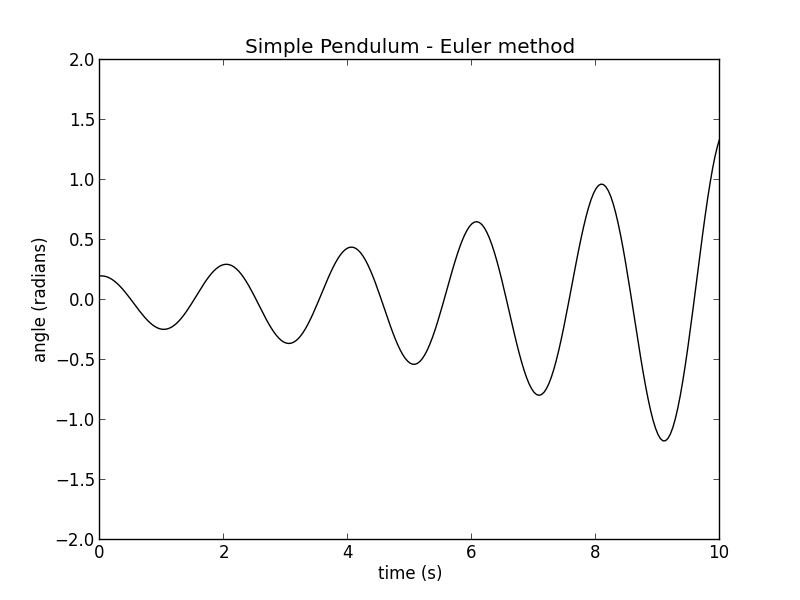

This figure's Python source:
# -*- coding: utf-8 -*-
"""
Created on Tue Jan 19 15:57:07 2016
Simple Pendulum - Euler method
@author: nightwing
"""

from math import pi
import matplotlib.pyplot as plt

g = 9.8               #gravity acceleration (m/s2)
length = 1            #length of the string (m)
k = g / length        #g/length 
t = 0                 #initial time (s)
dt = 0.04             #time step (s)
t_end = 10            #end time (s)
theta = 11.5          #initial angle (degrees)
theta *= (pi/180)     #initial angle (radians)
angular_vel = 0       #initial angular velocity (rad/s) 
angular_velocity = [] #this list store value of angular velocity
angle = []            #this list store value of angle
time = []             #this list store value of time

#-------------caculate (Euler method)------------
while t <= t_end:
    angular_velocity.append(angular_vel)
    angle.append(theta)
    time.append(t)
    angular_vel -= k * theta * dt
    theta += angular_velocity[-1] * dt
    t += dt

#---------------graph----------------
plt.title("Simple Pendulum - Euler method")
plt.xlabel("time (s)")
plt.ylabel("angle (radians)")    
plt.plot(time,angle,"k-")
plt.ylim(-2,2)
plt.show()
